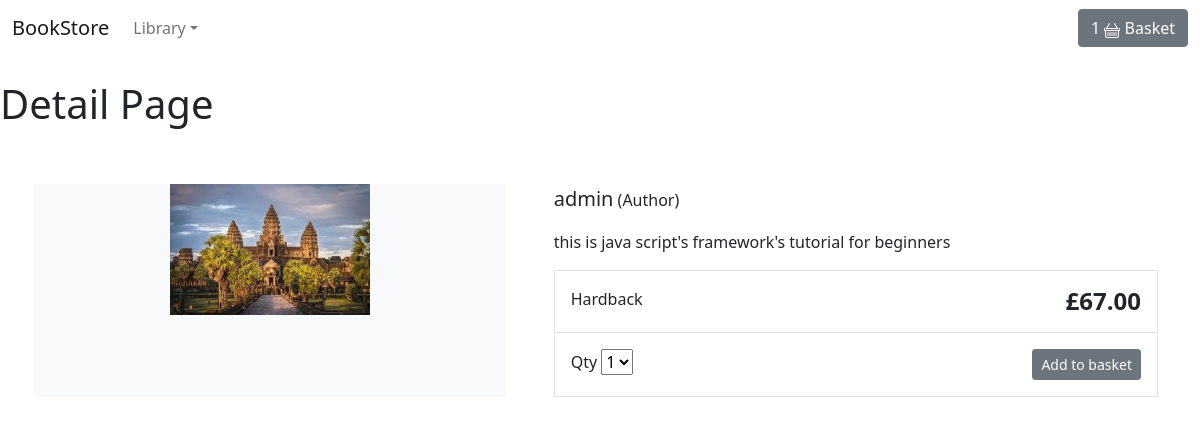
Page /item/js-react/ on the committed database.
### store/models.py (models this page shows, shortened)
class Product(models.Model):
    category = models.ForeignKey(Category, related_name='product', on_delete=models.CASCADE)
    created_by = models.ForeignKey(User, on_delete=models.CASCADE, related_name='product_creator')
    title = models.CharField(max_length=255)
    author = models.CharField(max_length=255, default='admin')
    description = models.TextField(blank=True)
    image = models.ImageField(upload_to='images/',default='images/default.jpg')
    slug = models.SlugField(max_length=255)
    price = models.DecimalField(max_digits=4, decimal_places=2)
    in_stock = models.BooleanField(default=True)
    is_active = models.BooleanField(default=True)
    created = models.DateTimeField(auto_now_add=True)
    updated = models.DateTimeField(auto_now=True)
    objects = models.Manager()
    products = ProductManager()
    class Meta:
        verbose_name_plural = "Products"
        ordering = ('-created',)

### store/views.py (the view)
# urls.py: path('item/<slug:slug>/', views.product_detail, name='product_detail'),
def product_detail(request, slug):
    item = get_object_or_404(Product, slug=slug, in_stock=True)
    return render(request, 'store/product_detail.html', {'item': item})

### basket/context_processors.py (called while the page is built)
def basket(request):
    return {"basket":Basket(request)}

### store/context_processors.py (called while the page is built)
def categories(request):
    return {
        'categories': Category.objects.all()
    }

### store/models.py (called while the page is built)
    def get_absolute_url(self):
        return reverse('store:category_list', args=[self.slug])

### store/templates/store/product_detail.html (shortened to what this page needs)
{% extends 'store/base.html' %}
{% block content %}
<h1>Detail Page</h1>
<div class="container">
    <main class="pt-5">
        <div class="row g-3">
            <div class="col-md-5 col-lg-5 order-md-first bg-light">
                <img class="img-fluid mx-auto d-block" width="200px" alt="Responsive image" src="{{item.image.url}}">
            </div>
            <div class="col-md-7 col-lg-7 ps-md-3 ps-lg-5">
                <p><span class="lead">{{item.author}}</span> (Author)</p>
                <p>{{item.description|slice:":300"}}</p>
                <div class="border">
                    <div class="col border-bottom">
                        <div class="row p-3">
                            <div class="col-6">Hardback</div>
                            <div class="col-6 text-end"><span class="h4 fw-bold">£{{item.price}}</span></div>
                        </div>
                    </div>
                    <div class="col">
                        <div class="row p-3">
                            <div class="col-6">
                                <label for="select">Qty</label>
                                <select id="select">
                                    <option value="">1</option>
                                </select>
                            </div>
<div class="col-6 text-end"><button id="add-button" value="{{item.id}}" type="button" class="btn btn-secondary btn-sm">Add to basket</button></div>
                        </div>
                    </div>
                </div>
            </div>
        </div>
    </main>
</div>
{% endblock %}

### rows in the picture
Product: image (picture), author "admin", description "this is java script's framework's tutorial for beginners", price "67.00"
